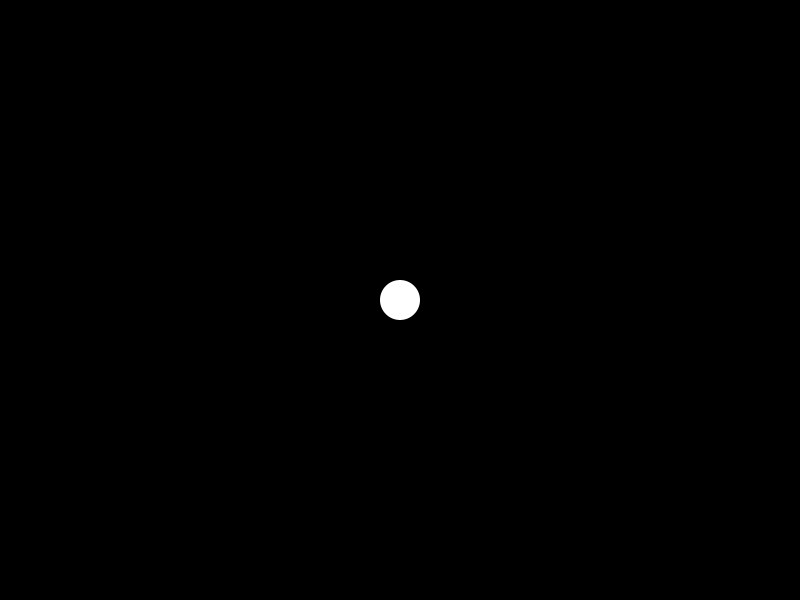
Frame 1 (no input)
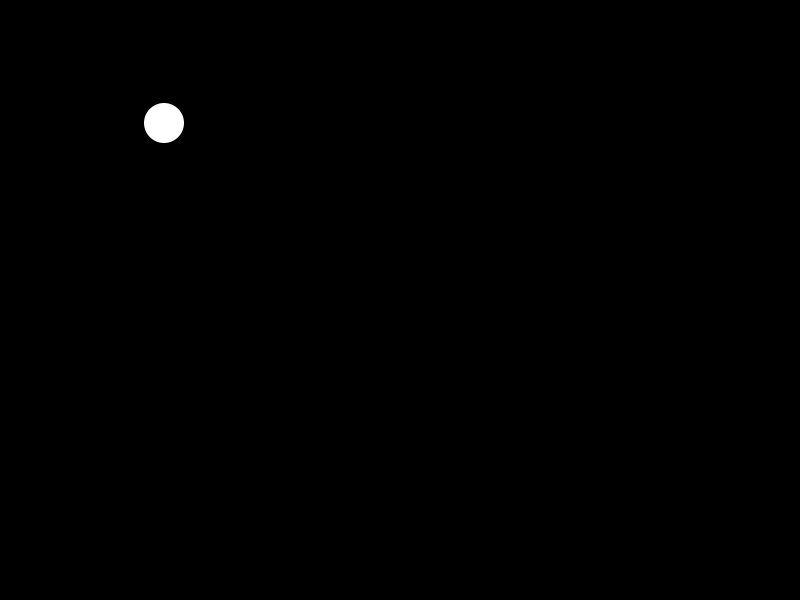
Frame 60 (the mouse pressed at the canvas centre just before this capture)
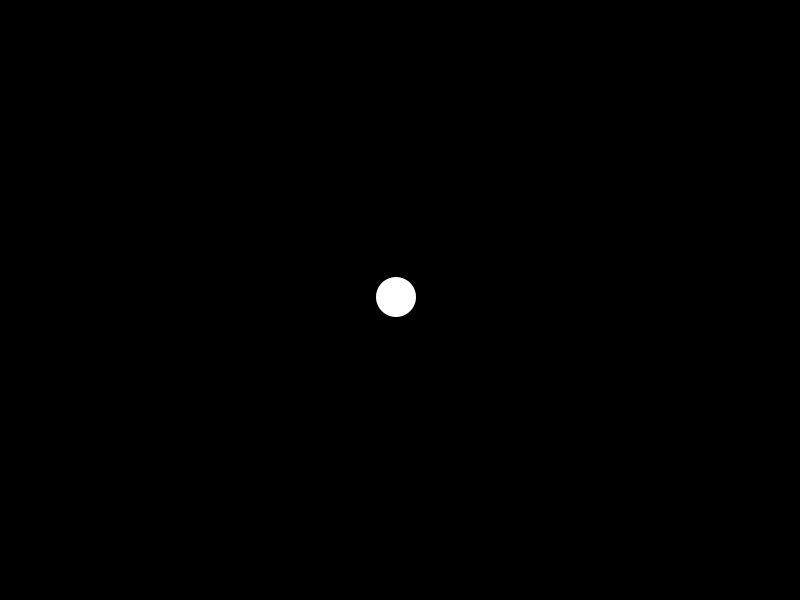
Frame 120 (the mouse held since frame 60 and released just before this capture)

The Processing sketch that drew these frames (run headless with seeded random() and noise(); from frame 60 on, the mouse is pressed at the canvas centre):

// Processing sketch: AceleracionVectores
// ── AceleracionVectores.pde
Bola b;

void setup(){
  size(800, 600);
  b = new Bola(width / 2, height / 2, 0, 0);
}
void draw( ) {
  background(0);
  b.actualizar();
  b.dibujar();
}

// ── Bola.pde
class Bola{

  PVector pos;
  PVector vel;
  PVector acc;

  Bola(float x, float y, float velx, float vely){

    this.pos = new PVector(x, y);
    this.vel = new PVector(velx, vely);
    this.acc = new PVector(0, 0);

  }

  void actualizar(){

    vel.add(acc);
    vel.limit(5);
    pos.add(vel);

    PVector mouse = new PVector (mouseX, mouseY);
    mouse.sub(pos);
    //mouse.setMag(0.2);
    mouse.mult(0.2);
    acc = mouse;

  }

  void dibujar( ) {
      noStroke();
      fill(255);
      ellipse(pos.x, pos.y, 40, 40);
  }

}
